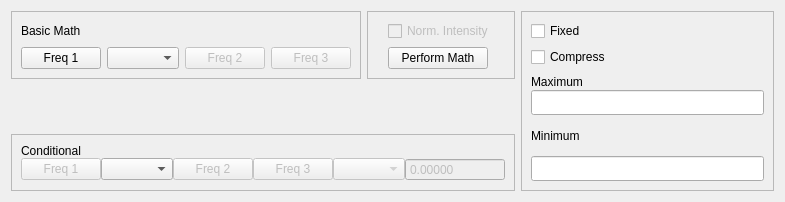
<?xml version="1.0" encoding="UTF-8"?>
<ui version="4.0">
 <class>Form</class>
 <widget class="QWidget" name="Form">
  <property name="geometry">
   <rect>
    <x>0</x>
    <y>0</y>
    <width>785</width>
    <height>202</height>
   </rect>
  </property>
  <property name="windowTitle">
   <string>Form</string>
  </property>
  <property name="styleSheet">
   <string notr="true">font: 10pt &quot;Arial&quot;;</string>
  </property>
  <layout class="QGridLayout" name="gridLayout_5">
   <item row="0" column="0">
    <widget class="QFrame" name="frame_3">
     <property name="frameShape">
      <enum>QFrame::StyledPanel</enum>
     </property>
     <property name="frameShadow">
      <enum>QFrame::Plain</enum>
     </property>
     <layout class="QGridLayout" name="gridLayout_3">
      <item row="0" column="0">
       <layout class="QVBoxLayout" name="verticalLayout_3">
        <item>
         <widget class="QLabel" name="label_3">
          <property name="text">
           <string>Basic Math</string>
          </property>
         </widget>
        </item>
        <item>
         <layout class="QHBoxLayout" name="horizontalLayout">
          <item>
           <widget class="QPushButton" name="pushButtonOpFreq1">
            <property name="maximumSize">
             <size>
              <width>100</width>
              <height>16777215</height>
             </size>
            </property>
            <property name="text">
             <string>Freq 1</string>
            </property>
           </widget>
          </item>
          <item>
           <widget class="QComboBox" name="comboBoxOperations">
            <property name="enabled">
             <bool>true</bool>
            </property>
            <property name="sizePolicy">
             <sizepolicy hsizetype="Maximum" vsizetype="Fixed">
              <horstretch>0</horstretch>
              <verstretch>0</verstretch>
             </sizepolicy>
            </property>
           </widget>
          </item>
          <item>
           <widget class="QPushButton" name="pushButtonOpFreq2">
            <property name="enabled">
             <bool>false</bool>
            </property>
            <property name="maximumSize">
             <size>
              <width>100</width>
              <height>16777215</height>
             </size>
            </property>
            <property name="text">
             <string>Freq 2</string>
            </property>
           </widget>
          </item>
          <item>
           <widget class="QPushButton" name="pushButtonOpFreq3">
            <property name="enabled">
             <bool>false</bool>
            </property>
            <property name="maximumSize">
             <size>
              <width>100</width>
              <height>16777215</height>
             </size>
            </property>
            <property name="text">
             <string>Freq 3</string>
            </property>
           </widget>
          </item>
         </layout>
        </item>
       </layout>
      </item>
     </layout>
    </widget>
   </item>
   <item row="0" column="1">
    <widget class="QFrame" name="frame">
     <property name="frameShape">
      <enum>QFrame::StyledPanel</enum>
     </property>
     <property name="frameShadow">
      <enum>QFrame::Plain</enum>
     </property>
     <property name="lineWidth">
      <number>1</number>
     </property>
     <property name="midLineWidth">
      <number>0</number>
     </property>
     <layout class="QGridLayout" name="gridLayout">
      <item row="0" column="0">
       <layout class="QVBoxLayout" name="verticalLayout_5">
        <item>
         <widget class="QCheckBox" name="checkBox">
          <property name="enabled">
           <bool>false</bool>
          </property>
          <property name="text">
           <string>Norm. Intensity</string>
          </property>
         </widget>
        </item>
        <item>
         <widget class="QPushButton" name="pushButtonDoMath">
          <property name="enabled">
           <bool>true</bool>
          </property>
          <property name="maximumSize">
           <size>
            <width>100</width>
            <height>16777215</height>
           </size>
          </property>
          <property name="text">
           <string>Perform Math</string>
          </property>
         </widget>
        </item>
       </layout>
      </item>
     </layout>
    </widget>
   </item>
   <item row="0" column="2" rowspan="3">
    <widget class="QFrame" name="frame_2">
     <property name="frameShape">
      <enum>QFrame::StyledPanel</enum>
     </property>
     <property name="frameShadow">
      <enum>QFrame::Plain</enum>
     </property>
     <layout class="QGridLayout" name="gridLayout_2">
      <item row="1" column="0">
       <layout class="QVBoxLayout" name="verticalLayout_6">
        <item>
         <layout class="QVBoxLayout" name="verticalLayout">
          <property name="spacing">
           <number>0</number>
          </property>
          <item>
           <layout class="QVBoxLayout" name="verticalLayout_2">
            <property name="spacing">
             <number>0</number>
            </property>
            <item>
             <widget class="QLabel" name="label">
              <property name="text">
               <string>Maximum</string>
              </property>
             </widget>
            </item>
            <item>
             <widget class="QLineEdit" name="lineEditMax">
              <property name="minimumSize">
               <size>
                <width>0</width>
                <height>25</height>
               </size>
              </property>
              <property name="maximumSize">
               <size>
                <width>16777215</width>
                <height>25</height>
               </size>
              </property>
              <property name="readOnly">
               <bool>false</bool>
              </property>
             </widget>
            </item>
           </layout>
          </item>
          <item>
           <widget class="QLabel" name="label_2">
            <property name="text">
             <string>Minimum</string>
            </property>
           </widget>
          </item>
          <item>
           <widget class="QLineEdit" name="lineEditMin">
            <property name="minimumSize">
             <size>
              <width>0</width>
              <height>25</height>
             </size>
            </property>
            <property name="maximumSize">
             <size>
              <width>16777215</width>
              <height>25</height>
             </size>
            </property>
            <property name="readOnly">
             <bool>false</bool>
            </property>
           </widget>
          </item>
         </layout>
        </item>
       </layout>
      </item>
      <item row="0" column="0">
       <layout class="QVBoxLayout" name="verticalLayout_8">
        <item>
         <widget class="QCheckBox" name="checkBoxFixed">
          <property name="enabled">
           <bool>true</bool>
          </property>
          <property name="text">
           <string>Fixed</string>
          </property>
          <property name="checked">
           <bool>false</bool>
          </property>
         </widget>
        </item>
        <item>
         <widget class="QCheckBox" name="checkBoxCompress">
          <property name="enabled">
           <bool>true</bool>
          </property>
          <property name="text">
           <string>Compress</string>
          </property>
          <property name="checked">
           <bool>false</bool>
          </property>
         </widget>
        </item>
       </layout>
      </item>
     </layout>
    </widget>
   </item>
   <item row="2" column="0" colspan="2">
    <widget class="QFrame" name="frame_4">
     <property name="frameShape">
      <enum>QFrame::StyledPanel</enum>
     </property>
     <property name="frameShadow">
      <enum>QFrame::Plain</enum>
     </property>
     <layout class="QGridLayout" name="gridLayout_4">
      <item row="1" column="0">
       <layout class="QVBoxLayout" name="verticalLayout_4">
        <property name="spacing">
         <number>0</number>
        </property>
        <item>
         <widget class="QLabel" name="label_4">
          <property name="text">
           <string>Conditional</string>
          </property>
         </widget>
        </item>
        <item>
         <layout class="QHBoxLayout" name="horizontalLayout_2">
          <item>
           <widget class="QPushButton" name="pushButtonCondFreq1">
            <property name="enabled">
             <bool>false</bool>
            </property>
            <property name="maximumSize">
             <size>
              <width>100</width>
              <height>16777215</height>
             </size>
            </property>
            <property name="text">
             <string>Freq 1</string>
            </property>
           </widget>
          </item>
          <item>
           <widget class="QComboBox" name="comboBoxCondOps">
            <property name="enabled">
             <bool>true</bool>
            </property>
            <property name="sizePolicy">
             <sizepolicy hsizetype="Maximum" vsizetype="Fixed">
              <horstretch>0</horstretch>
              <verstretch>0</verstretch>
             </sizepolicy>
            </property>
           </widget>
          </item>
          <item>
           <widget class="QPushButton" name="pushButtonCondFreq2">
            <property name="enabled">
             <bool>false</bool>
            </property>
            <property name="maximumSize">
             <size>
              <width>100</width>
              <height>16777215</height>
             </size>
            </property>
            <property name="text">
             <string>Freq 2</string>
            </property>
           </widget>
          </item>
          <item>
           <widget class="QPushButton" name="pushButtonCondFreq3">
            <property name="enabled">
             <bool>false</bool>
            </property>
            <property name="maximumSize">
             <size>
              <width>100</width>
              <height>16777215</height>
             </size>
            </property>
            <property name="text">
             <string>Freq 3</string>
            </property>
           </widget>
          </item>
          <item>
           <widget class="QComboBox" name="comboBoxCondInEquality">
            <property name="enabled">
             <bool>false</bool>
            </property>
            <property name="sizePolicy">
             <sizepolicy hsizetype="Maximum" vsizetype="Fixed">
              <horstretch>0</horstretch>
              <verstretch>0</verstretch>
             </sizepolicy>
            </property>
           </widget>
          </item>
          <item>
           <widget class="QDoubleSpinBox" name="spinBoxInEquality">
            <property name="enabled">
             <bool>false</bool>
            </property>
            <property name="minimumSize">
             <size>
              <width>100</width>
              <height>0</height>
             </size>
            </property>
            <property name="buttonSymbols">
             <enum>QAbstractSpinBox::NoButtons</enum>
            </property>
            <property name="decimals">
             <number>5</number>
            </property>
            <property name="minimum">
             <double>-1000000000000.000000000000000</double>
            </property>
            <property name="maximum">
             <double>1000000000000.000000000000000</double>
            </property>
           </widget>
          </item>
         </layout>
        </item>
       </layout>
      </item>
     </layout>
    </widget>
   </item>
   <item row="1" column="0">
    <spacer name="verticalSpacer">
     <property name="orientation">
      <enum>Qt::Vertical</enum>
     </property>
     <property name="sizeHint" stdset="0">
      <size>
       <width>20</width>
       <height>40</height>
      </size>
     </property>
    </spacer>
   </item>
  </layout>
 </widget>
 <resources/>
 <connections/>
</ui>
